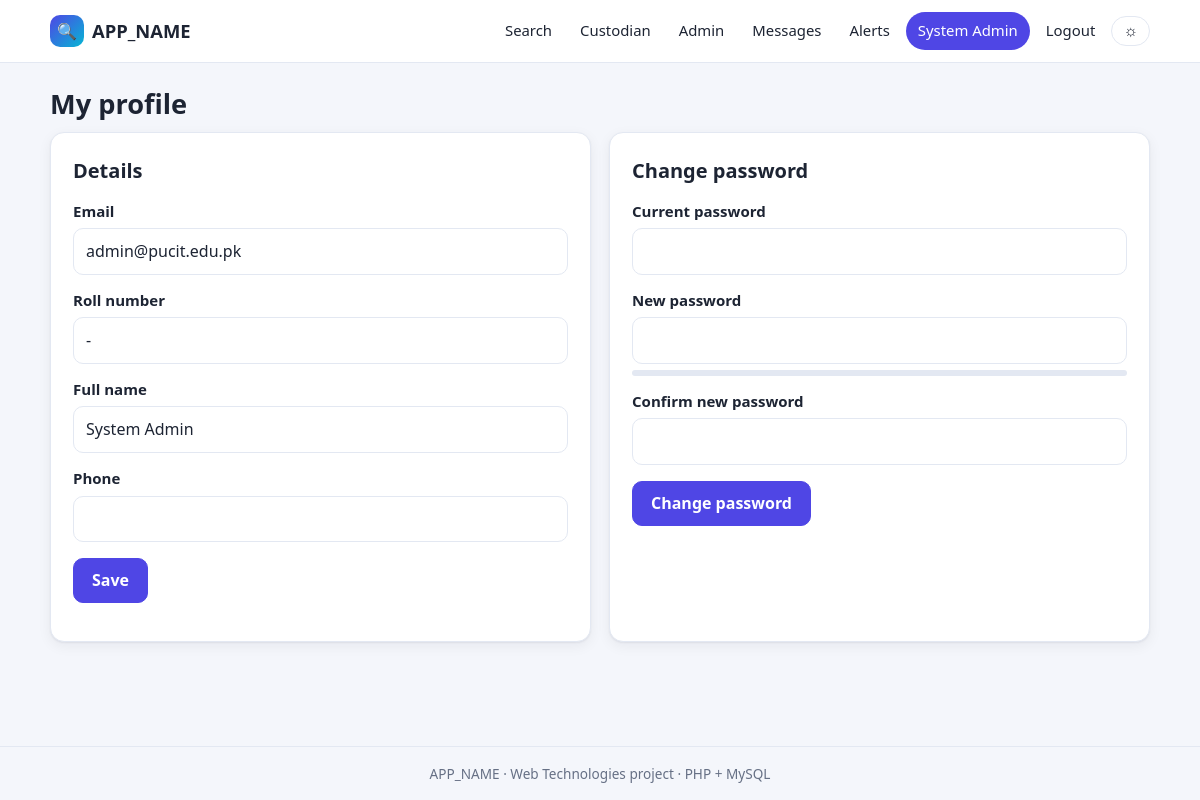
The app's page /profile.php (signed in) with its own data.
### tables this page shows
CREATE TABLE users (
  user_id           INT UNSIGNED AUTO_INCREMENT PRIMARY KEY,
  student_id        VARCHAR(20)  NULL UNIQUE,               
  full_name         VARCHAR(100) NOT NULL,
  email             VARCHAR(150) NOT NULL UNIQUE,           
  password_hash     VARCHAR(255) NOT NULL,
  phone             VARCHAR(20)  NULL,
  role              ENUM('student','custodian','admin') NOT NULL DEFAULT 'student',
  account_status    ENUM('active','suspended','deactivated') NOT NULL DEFAULT 'active',
  suspended_until   DATETIME     NULL,                      
  suspension_reason VARCHAR(255) NULL,
  created_at        DATETIME DEFAULT CURRENT_TIMESTAMP
);

### includes/helpers.php (called while the page is built, shortened)
<?php
function e(?string $value): string
{
    return htmlspecialchars($value ?? '', ENT_QUOTES, 'UTF-8');
}
function base_url(): string
{
    static $base = null;
    if ($base !== null) {
        return $base;
    }
    if (BASE_URL_OVERRIDE !== '') {
        return $base = rtrim(BASE_URL_OVERRIDE, '/');
    }
    return $base = '/campus-lost-found/public';
}
function url(string $path = ''): string
{
    return base_url() . '/' . ltrim($path, '/');
}
function unread_notifications(int $userId): int
{
    $stmt = db()->prepare('SELECT COUNT(*) FROM notifications WHERE user_id = ? AND is_read = 0');
    $stmt->execute([$userId]);
    return (int) $stmt->fetchColumn();
}
function unread_messages(int $userId): int
{
    $stmt = db()->prepare("SELECT COUNT(*) FROM messages WHERE recipient_id = ? AND message_status = 'sent'");
    $stmt->execute([$userId]);
    return (int) $stmt->fetchColumn();
}

### config/database.php (called while the page is built, shortened)
<?php
function db(): PDO
{
    static $pdo = null;
    if ($pdo === null) {
        $dsn = 'mysql:host=' . DB_HOST . ';dbname=' . DB_NAME . ';charset=utf8mb4';
        try {
            $pdo = new PDO($dsn, DB_USER, DB_PASS, [
                PDO::ATTR_ERRMODE            => PDO::ERRMODE_EXCEPTION,
                PDO::ATTR_DEFAULT_FETCH_MODE => PDO::FETCH_ASSOC,
                PDO::ATTR_EMULATE_PREPARES   => false,
                PDO::MYSQL_ATTR_FOUND_ROWS   => true,
                PDO::MYSQL_ATTR_INIT_COMMAND => "SET time_zone = '+05:00'",
            ]);
        } catch (PDOException $e) {
            http_response_code(500);
            exit('<h2>Database connection failed.</h2><p>Is MySQL running in XAMPP and did you import '
               . '<code>database/schema.sql</code>? Check <code>config/config.php</code>.</p>');
        }
    }
    return $pdo;
}

### includes/auth.php (called while the page is built, shortened)
<?php
function isLoggedIn(): bool
{
    return isset($_SESSION['user_id']);
}
function currentUser(): ?array
{
    static $user = false;
    if ($user !== false) {
        return $user;
    }
    $stmt = db()->prepare(
        'SELECT
            user_id, student_id, full_name, email, phone, role, account_status, suspended_until, suspension_reason
        FROM users WHERE user_id = ?'
    );
    $stmt->execute([$_SESSION['user_id']]);
    $row = $stmt->fetch();
    $row['is_suspended'] = $row['account_status'] === 'suspended'
        && ($row['suspended_until'] === null || strtotime($row['suspended_until']) > time());
    return $user = $row;
}
function isStaff(?array $u): bool
{
    if ($u['role'] === 'custodian' || $u['role'] === 'admin') {
        return true;
    }
    return false;
}
function requireLogin(): array
{
    $u = currentUser();
    return $u;
}

### public/profile.php (the view, shortened to what this page needs)
<?php
$u = requireLogin();
page_header('My profile', 'profile');
?>
<h1>My profile</h1>
<div class="grid grid-2">
    <div class="card">
        <h2>Details</h2>
        <form method="post">
            <label>Email</label><input type="text" value="<?= e($u['email']) ?>" disabled>
            <label>Roll number</label><input type="text" value="<?= e($u['student_id'] ?? '-') ?>" disabled>
            <label for="full_name">Full name</label>
            <input type="text" id="full_name" name="full_name" value="<?= e($_POST['full_name'] ?? $u['full_name']) ?>" maxlength="100" required>
            <label for="phone">Phone</label>
            <input type="text" id="phone" name="phone" value="<?= e($_POST['phone'] ?? ($u['phone'] ?? '')) ?>" maxlength="20">
            <p><button class="btn" type="submit">Save</button></p>
        </form>
    </div>
    <div class="card">
        <h2>Change password</h2>
        <form method="post">
            <label for="current_password">Current password</label>
            <input type="password" id="current_password" name="current_password" required>
            <label for="new_password">New password</label>
            <input type="password" id="new_password" name="new_password" data-strength required>
            <label for="confirm_password">Confirm new password</label>
            <input type="password" id="confirm_password" name="confirm_password" required>
            <p><button class="btn" type="submit">Change password</button></p>
        </form>
    </div>
</div>
<?php page_footer();

### includes/layout.php (shortened to what this page needs)
<?php
function nav_link(string $path, string $label, string $active, string $key, string $extra = ''): string
{
    $cls = $active === $key ? ' class="active"' : '';
    return '<a' . $cls . ' href="' . e(url($path)) . '">' . e($label) . $extra . '</a>';
}
function page_header(string $title, string $active = ''): void
{
    $u = currentUser();
    ?>
<!DOCTYPE html>
<html lang="en">
<head>
    <link rel="stylesheet" href="<?= e(url('assets/css/style.css')) ?>">
</head>
<body>
<header class="topbar">
    <div class="container topbar-inner">
        <a class="brand" href="<?= e(url($u ? 'dashboard.php' : 'index.php')) ?>">
            <span class="brand-mark">&#128269;</span> <?= e(APP_NAME) ?>
        </a>
        <nav class="nav" id="main-nav">
            <?php if ($u): ?>
                <?= nav_link('items/index.php', 'Search', $active, 'search') ?>
                <?php if (isStaff($u)): ?>
                    <?= nav_link('custodian/index.php', 'Custodian', $active, 'custodian') ?>
                <?php endif; ?>
                <?php if ($u['role'] === 'admin'): ?>
                    <?= nav_link('admin/index.php', 'Admin', $active, 'admin') ?>
                <?php endif; ?>
                <?php $um = unread_messages((int) $u['user_id']); $un = unread_notifications((int) $u['user_id']); ?>
                <?= nav_link('messages/inbox.php', 'Messages', $active, 'messages', $um ? ' <span class="pill">' . $um . '</span>' : '') ?>
                <?= nav_link('notifications.php', 'Alerts', $active, 'notifications', $un ? ' <span class="pill">' . $un . '</span>' : '') ?>
                <?= nav_link('profile.php', $u['full_name'], $active, 'profile') ?>
                <a href="<?= e(url('logout.php')) ?>">Logout</a>
            <?php else: ?>
                <?= nav_link('login.php', 'Login', $active, 'login') ?>
                <?= nav_link('register.php', 'Register', $active, 'register') ?>
            <?php endif; ?>
            <button class="theme-toggle" type="button" title="Toggle dark mode" data-theme-toggle>&#9788;</button>
        </nav>
    </div>
</header>
<main class="container">
<?php
}
function page_footer(): void
{
    ?>
</main>
<footer class="footer">
    <div class="container">
        <?= e(APP_NAME) ?> &middot; Web Technologies project &middot; PHP + MySQL
    </div>
</footer>
</body>
</html>
<?php
}

### public/assets/css/style.css (style rules this page uses)
:root { --bg: #f4f6fb; --card: #ffffff; --text: #1d2433; --muted: #667085; --border: #e3e8f2; --primary: #4f46e5; --primary-d: #3d36c4; --accent: #f59e0b; --ok: #16a34a; --warn: #d97706; --bad: #dc2626; --info: #0284c7; --shadow: 0 1px 2px rgba(16, 24, 40, .06), 0 4px 14px rgba(16, 24, 40, .06); --radius: 14px; }
* { box-sizing: border-box; }
html { scroll-behavior: smooth; }
body { margin: 0; font: 16px/1.55 system-ui, -apple-system, "Segoe UI", Roboto, sans-serif; background: var(--bg); color: var(--text); min-height: 100vh; display: flex; flex-direction: column; }
main { flex: 1; padding-top: 24px; padding-bottom: 40px; }
.container { width: min(1100px, 100% - 32px); margin-inline: auto; }
a { color: var(--primary); text-decoration: none; }
h1 { font-size: 1.7rem; margin: 0 0 .4em; line-height: 1.25; }
h2 { font-size: 1.25rem; margin: 1.2em 0 .5em; }
.topbar { background: var(--card); border-bottom: 1px solid var(--border); position: sticky; top: 0; z-index: 20; }
.topbar-inner { display: flex; align-items: center; justify-content: space-between; gap: 16px; min-height: 62px; }
.brand { font-weight: 800; font-size: 1.15rem; color: var(--text); display: flex; align-items: center; gap: 8px; }
.brand-mark { background: linear-gradient(135deg, var(--primary), #06b6d4); border-radius: 10px; padding: 4px 7px; font-size: 1rem; }
.nav { display: flex; align-items: center; gap: 4px; flex-wrap: wrap; justify-content: flex-end; }
.nav a { color: var(--text); padding: 7px 12px; border-radius: 999px; font-size: .93rem; }
.nav a.active { background: var(--primary); color: #fff; }
.nav-toggle, .theme-toggle { background: none; border: 1px solid var(--border); color: var(--text); border-radius: 999px; cursor: pointer; padding: 5px 11px; font-size: 1rem; }
.card { background: var(--card); border: 1px solid var(--border); border-radius: var(--radius); padding: 22px; box-shadow: var(--shadow); margin-bottom: 20px; }
.card h2:first-child { margin-top: 0; }
.grid { display: grid; gap: 18px; }
.grid-2 { grid-template-columns: repeat(2, 1fr); }
.btn, button.btn { display: inline-block; background: var(--primary); color: #fff; border: 1px solid var(--primary); padding: 9px 18px; border-radius: 10px; font: inherit; font-weight: 600; cursor: pointer; }
label { display: block; font-weight: 600; margin: 14px 0 5px; font-size: .94rem; }
input[type=text], input[type=email], input[type=password], input[type=date], input[type=datetime-local], input[type=number], input[type=search], select, textarea { width: 100%; padding: 10px 12px; border: 1px solid var(--border); border-radius: 10px; font: inherit; background: var(--card); color: var(--text); }
.footer { border-top: 1px solid var(--border); padding: 16px 0; color: var(--muted); font-size: .85rem; text-align: center; }

### records on screen
users: full_name "System Admin", email "admin@pucit.edu.pk", student "-"

### other values on screen
APP_NAME "APP_NAME"
$label "Search Custodian Admin Messages Alerts"
